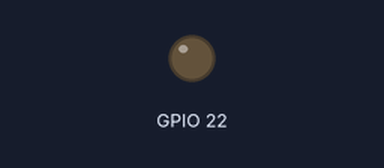
A program run on a simulated Raspberry Pi (BCM pin numbers). On the bench: output pins drawn as LEDs (lit = HIGH). The clock reads 2024-03-15 10:24:30 at power-on unless the program sets it; files the program writes start out absent. At 0.1 s the program stops and its outputs stay as they are.

Above: at 0.2 s.
Timing chart, 0 to 1.6 s (numbered marks = the images above):
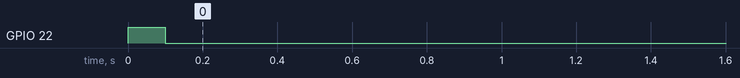

Measured:
- by itself, GPIO 22: LOW → HIGH at 0.00 s, → LOW 0.10 s later

The program:

PaneLightsOn.py
```python
#!/usr/bin/python

# Import libraries
import RPi.GPIO as GPIO
import time
import datetime
from time import sleep

# Pinouts from RPi Zero 2 W
# 22 Panel on		24 LepiLED on
# 27 Panel off		23 LepiLED off

# Set up pin for latching relay FOR THE PANEL ON
GPIO.setmode(GPIO.BCM)
# Latching Relay #2
GPIO.setup(22, GPIO.OUT)

# Pin 22 turns PANEL on
GPIO.output(22, 1)
sleep(0.1)
GPIO.output(22, 0)

# Reset the pin
GPIO.cleanup(22)

# Make an entry in the logfile
nowdate = datetime.datetime.now()
nowsec = round(time.time())

outfile = open("/home/arducam/rpi9.csv", "a")
curtim = nowdate.strftime("RPi9, Panel_On, %a %d %b %H:%M:%S %Y, ")
newlin = " \n"
outfile.write(curtim + str(nowsec) + newlin)
outfile.close()

# RPi1, camera, Wed 26 Apr 16:24:08 EDT 2023, 1682540648
```
